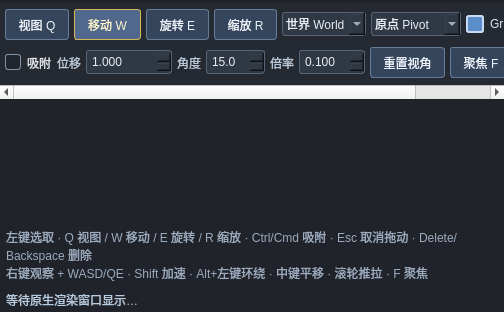
<?xml version="1.0" encoding="UTF-8"?>
<ui version="4.0"><class>SceneViewUIWindow</class>
 <widget class="QWidget" name="SceneViewUIWindow">
  <property name="minimumSize"><size><width>320</width><height>240</height></size></property>
  <property name="styleSheet"><string>QWidget#SceneViewUIWindow,QWidget#sceneViewport { background:#202329; color:#dce2e9; }
QLabel { color:#b9c6d6; } QCheckBox { color:#e0e5eb; }
QCheckBox::indicator { width:14px; height:14px; border:1px solid #8293a9; border-radius:3px; background:#20252e; }
QCheckBox::indicator:checked { border:2px solid #c8dbf5; background:#5b8dcb; }
QToolButton { color:#edf3fb; background:#35465c; border:1px solid #667d99; border-radius:3px; padding:4px 8px; } QToolButton:hover { background:#435e80; }
QToolButton:checked { color:#fff7cb; background:#50688b; border-color:#d7b95a; }
QScrollArea#toolScrollArea,QWidget#toolContents { background:#252a32; border:0; }
QComboBox,QDoubleSpinBox { color:#e8edf4; background:#303843; border:1px solid #566477; border-radius:3px; padding:3px; }
QComboBox QAbstractItemView { color:#e8edf4; background:#303843; selection-background-color:#455e80; }
QLabel#inputHelpLabel { color:#9caabe; padding:3px; } QLabel#statusLabel { color:#b9cbe0; padding:3px; }</string></property>
  <layout class="QVBoxLayout" name="mainLayout"><property name="spacing"><number>3</number></property><property name="leftMargin"><number>0</number></property><property name="topMargin"><number>3</number></property><property name="rightMargin"><number>0</number></property><property name="bottomMargin"><number>0</number></property>
   <item><widget class="QScrollArea" name="toolScrollArea">
    <property name="sizePolicy"><sizepolicy hsizetype="Expanding" vsizetype="Fixed"><horstretch>0</horstretch><verstretch>0</verstretch></sizepolicy></property>
    <property name="minimumSize"><size><width>0</width><height>96</height></size></property>
    <property name="maximumSize"><size><width>16777215</width><height>96</height></size></property>
    <property name="frameShape"><enum>QFrame::NoFrame</enum></property>
    <property name="verticalScrollBarPolicy"><enum>Qt::ScrollBarAlwaysOff</enum></property>
    <property name="horizontalScrollBarPolicy"><enum>Qt::ScrollBarAsNeeded</enum></property>
    <property name="sizeAdjustPolicy"><enum>QAbstractScrollArea::AdjustIgnored</enum></property>
    <property name="widgetResizable"><bool>true</bool></property>
    <widget class="QWidget" name="toolContents">
     <property name="geometry"><rect><x>0</x><y>0</y><width>1020</width><height>78</height></rect></property>
     <layout class="QVBoxLayout" name="toolRowsLayout">
      <property name="sizeConstraint"><enum>QLayout::SetMinimumSize</enum></property>
      <property name="spacing"><number>4</number></property>
      <property name="leftMargin"><number>5</number></property><property name="topMargin"><number>3</number></property><property name="rightMargin"><number>5</number></property><property name="bottomMargin"><number>3</number></property>
      <item><layout class="QHBoxLayout" name="toolbarLayout">
       <property name="spacing"><number>5</number></property>
       <item><widget class="QToolButton" name="viewToolButton"><property name="text"><string>视图 Q</string></property><property name="toolTip"><string>视图工具 Q：导航场景，不修改对象。</string></property><property name="checkable"><bool>true</bool></property><attribute name="buttonGroup"><string notr="true">transformToolGroup</string></attribute></widget></item>
       <item><widget class="QToolButton" name="moveToolButton"><property name="text"><string>移动 W</string></property><property name="toolTip"><string>移动工具 W：拖动轴、平面或中心句柄。</string></property><property name="checkable"><bool>true</bool></property><property name="checked"><bool>true</bool></property><attribute name="buttonGroup"><string notr="true">transformToolGroup</string></attribute></widget></item>
       <item><widget class="QToolButton" name="rotateToolButton"><property name="text"><string>旋转 E</string></property><property name="toolTip"><string>旋转工具 E：拖动彩色轴环或视平面外环。</string></property><property name="checkable"><bool>true</bool></property><attribute name="buttonGroup"><string notr="true">transformToolGroup</string></attribute></widget></item>
       <item><widget class="QToolButton" name="scaleToolButton"><property name="text"><string>缩放 R</string></property><property name="toolTip"><string>缩放工具 R：拖动轴或中心方块；局部模式适合旋转过的对象。</string></property><property name="checkable"><bool>true</bool></property><attribute name="buttonGroup"><string notr="true">transformToolGroup</string></attribute></widget></item>
       <item><widget class="QComboBox" name="spaceCombo"><property name="toolTip"><string>坐标轴方向：世界坐标或对象的局部坐标。</string></property><item><property name="text"><string>世界 World</string></property></item><item><property name="text"><string>局部 Local</string></property></item></widget></item>
       <item><widget class="QComboBox" name="pivotCombo"><property name="toolTip"><string>操作中心：对象原点或几何包围盒中心。</string></property><item><property name="text"><string>原点 Pivot</string></property></item><item><property name="text"><string>中心 Center</string></property></item></widget></item>
       <item><widget class="QCheckBox" name="gridCheck"><property name="text"><string>Grid</string></property><property name="checked"><bool>true</bool></property></widget></item>
       <item><spacer name="toolbarSpacer"><property name="orientation"><enum>Qt::Horizontal</enum></property><property name="sizeHint" stdset="0"><size><width>12</width><height>20</height></size></property></spacer></item>
      </layout></item>
      <item><layout class="QHBoxLayout" name="snapToolbarLayout">
       <property name="spacing"><number>5</number></property>
       <item><widget class="QCheckBox" name="snapCheck"><property name="text"><string>吸附</string></property><property name="toolTip"><string>持续开启吸附；也可在拖动时按住 Ctrl / Cmd 临时吸附。</string></property></widget></item>
       <item><widget class="QLabel" name="moveSnapLabel"><property name="text"><string>位移</string></property><property name="buddy"><cstring>moveSnapSpin</cstring></property></widget></item>
       <item><widget class="QDoubleSpinBox" name="moveSnapSpin"><property name="toolTip"><string>平移吸附步长，单位为米。</string></property><property name="decimals"><number>3</number></property><property name="minimum"><double>0.001000000000000</double></property><property name="maximum"><double>10000.000000000000000</double></property><property name="singleStep"><double>0.100000000000000</double></property><property name="value"><double>1.000000000000000</double></property></widget></item>
       <item><widget class="QLabel" name="rotateSnapLabel"><property name="text"><string>角度</string></property><property name="buddy"><cstring>rotateSnapSpin</cstring></property></widget></item>
       <item><widget class="QDoubleSpinBox" name="rotateSnapSpin"><property name="toolTip"><string>旋转吸附步长，单位为度。</string></property><property name="decimals"><number>1</number></property><property name="minimum"><double>0.100000000000000</double></property><property name="maximum"><double>180.000000000000000</double></property><property name="singleStep"><double>1.000000000000000</double></property><property name="value"><double>15.000000000000000</double></property></widget></item>
       <item><widget class="QLabel" name="scaleSnapLabel"><property name="text"><string>倍率</string></property><property name="buddy"><cstring>scaleSnapSpin</cstring></property></widget></item>
       <item><widget class="QDoubleSpinBox" name="scaleSnapSpin"><property name="toolTip"><string>缩放倍率增量；0.1 表示按 1.0、1.1、1.2 倍变化。</string></property><property name="decimals"><number>3</number></property><property name="minimum"><double>0.001000000000000</double></property><property name="maximum"><double>10.000000000000000</double></property><property name="singleStep"><double>0.100000000000000</double></property><property name="value"><double>0.100000000000000</double></property></widget></item>
       <item><widget class="QToolButton" name="resetCameraButton"><property name="text"><string>重置视角</string></property></widget></item>
       <item><widget class="QToolButton" name="focusSelectionButton"><property name="text"><string>聚焦 F</string></property></widget></item>
       <item><widget class="QToolButton" name="retryRenderButton"><property name="text"><string>重试渲染</string></property></widget></item>
       <item><spacer name="snapToolbarSpacer"><property name="orientation"><enum>Qt::Horizontal</enum></property><property name="sizeHint" stdset="0"><size><width>12</width><height>20</height></size></property></spacer></item>
      </layout></item>
     </layout>
    </widget>
   </widget></item>
   <item><widget class="SceneViewport" name="sceneViewport"><property name="focusPolicy"><enum>Qt::StrongFocus</enum></property><property name="contextMenuPolicy"><enum>Qt::PreventContextMenu</enum></property><property name="mouseTracking"><bool>true</bool></property><property name="minimumSize"><size><width>160</width><height>120</height></size></property><property name="sizePolicy"><sizepolicy hsizetype="Expanding" vsizetype="Expanding"><horstretch>1</horstretch><verstretch>1</verstretch></sizepolicy></property></widget></item>
   <item><widget class="QLabel" name="inputHelpLabel"><property name="text"><string>左键选取 · Q 视图 / W 移动 / E 旋转 / R 缩放 · Ctrl/Cmd 吸附 · Esc 取消拖动 · Delete/Backspace 删除
右键观察 + WASD/QE · Shift 加速 · Alt+左键环绕 · 中键平移 · 滚轮推拉 · F 聚焦</string></property><property name="wordWrap"><bool>true</bool></property></widget></item>
   <item><widget class="QLabel" name="statusLabel"><property name="text"><string>等待原生渲染窗口显示…</string></property><property name="wordWrap"><bool>true</bool></property><property name="textFormat"><enum>Qt::PlainText</enum></property></widget></item>
  </layout>
 </widget>
 <customwidgets><customwidget><class>SceneViewport</class><extends>QWidget</extends><header>SceneViewport.h</header></customwidget></customwidgets>
 <resources/><connections/>
 <buttongroups><buttongroup name="transformToolGroup"><property name="exclusive"><bool>true</bool></property></buttongroup></buttongroups>
</ui>
